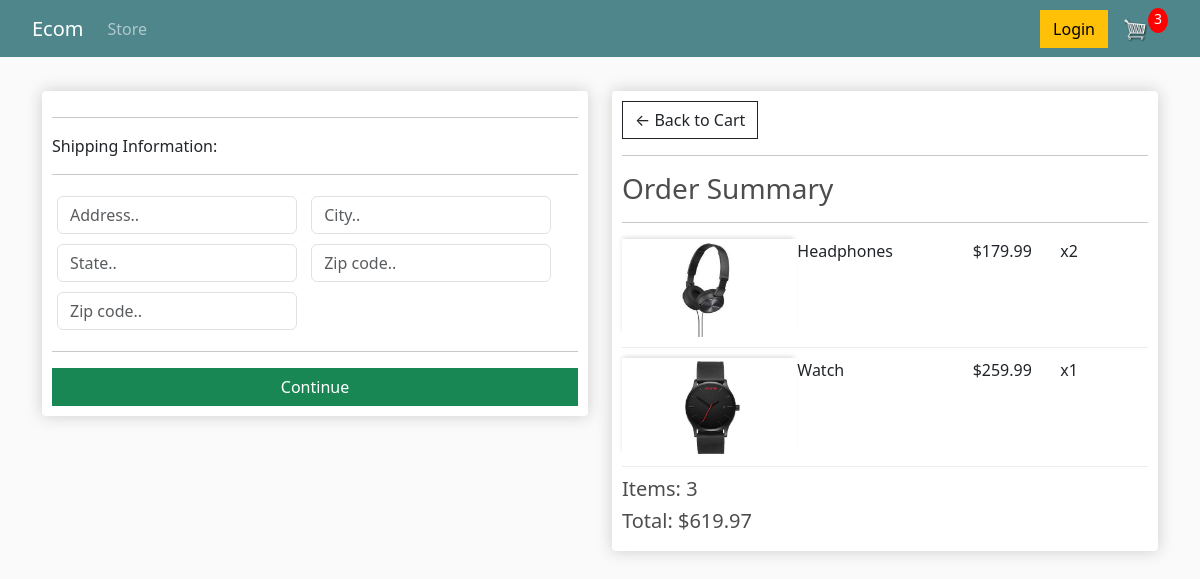
Before: /checkout (signed in) with the older database file.
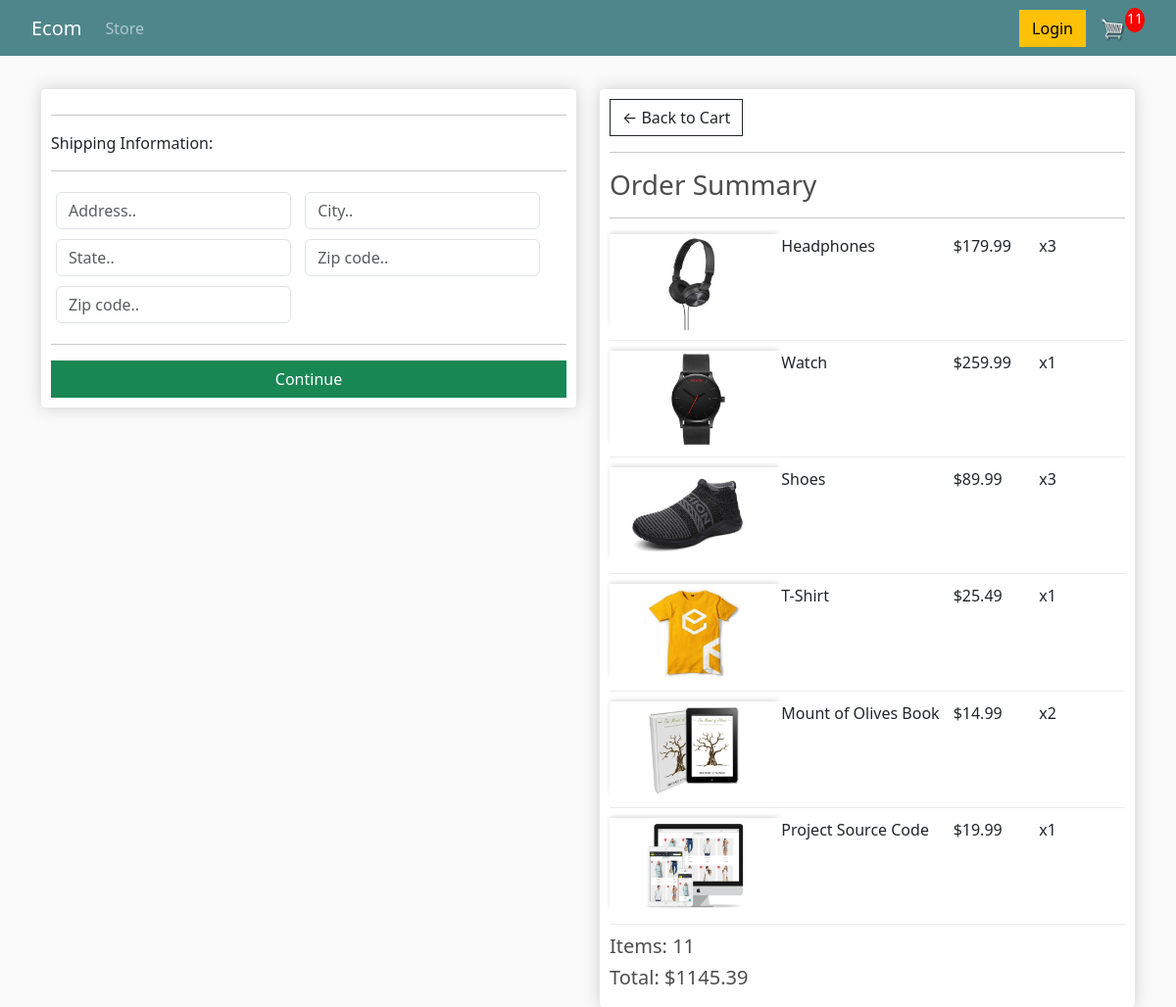
After: the same page with the newer database file.
### store/models.py (models this page shows, shortened)
class OrderItem(models.Model):
    product = models.ForeignKey(Product, on_delete=models.SET_NULL, null=True)
    order = models.ForeignKey(Order, on_delete=models.SET_NULL, null=True)
    quantity = models.IntegerField(default=0, null=True, blank=True)
    date_added = models.DateTimeField(auto_now_add=True)
    @property
    def get_total(self):
        total = self.product.price * self.quantity  # type: ignore
        return total

class Product(models.Model):
    name = models.CharField(max_length=200, null=True)
    price = models.DecimalField(max_digits=7, decimal_places=2)
    digital = models.BooleanField(default=False, null=True, blank=False)
    image = models.ImageField(null=True, blank=True)

class Order(models.Model):
    customer = models.ForeignKey(
        Customer, on_delete=models.SET_NULL, null=True, blank=True)
    date_ordered = models.DateTimeField(auto_now_add=True)
    complete = models.BooleanField(default=False)
    transaction_id = models.CharField(max_length=100, null=True)
    @property
    def shipping(self):
        shipping = False
        orderitems = self.orderitem_set.all()  # type: ignore
        for i in orderitems:
            if i.product.digital == False:
                shipping = True
        return shipping
    @property
    def get_cart_total(self):
        orderitems = self.orderitem_set.all()  # type: ignore
        total = sum([item.get_total for item in orderitems])
        return total
    @property
    def get_cart_items(self):
        orderitems = self.orderitem_set.all()  # type: ignore
        total = sum([item.quantity for item in orderitems])
        return total

### store/views.py (the view)
# urls.py: path("checkout", views.checkout, name="checkout"),
def checkout(request):
    data = cartData(request)
    cartItems = data["cartItems"]
    order = data["order"]
    items = data["items"]
    context = {
        "items": items,
        "order": order,
        "cartItems": cartItems
    }
    return render(request, "store/checkout.html", context)

### store/utils.py (called while the page is built)
def cartData(request):
    if request.user.is_authenticated:
        customer = request.user.customer
        order, created = Order.objects.get_or_create(
            customer=customer, complete=False)
        items = order.orderitem_set.all()  # type: ignore
        cartItems = order.get_cart_items
    else:
        cookieData = cookieCart(request)
        cartItems = cookieData["cartItems"]
        order = cookieData["order"]
        items = cookieData["items"]
    return {
        "cartItems": cartItems,
        "order": order,
        "items": items
    }

### store/templates/store/checkout.html (shortened to what this page needs)
{% extends "store/main.html" %}
{% load static %}
{% block content %}
    <div class="row">
        <div class="col-lg-6">
            <div class="box-element" id="form-wrapper">
                <form id="form">
                    <div id="shipping-info">
                        <hr>
						<p>Shipping Information:</p>
						<hr>
						<div class="form-field">
							<input class="form-control" type="text" name="address" placeholder="Address..">
						</div>
						<div class="form-field">
							<input class="form-control" type="text" name="city" placeholder="City..">
						</div>
						<div class="form-field">
							<input class="form-control" type="text" name="state" placeholder="State..">
						</div>
						<div class="form-field">
							<input class="form-control" type="text" name="zipcode" placeholder="Zip code..">
						</div>
						<div class="form-field">
							<input class="form-control" type="text" name="country" placeholder="Zip code..">
						</div>
                    </div>
                    <hr>
                    <input id="form-button" class="btn btn-success btn-block" type="submit" value="Continue">
                </form>
            </div>
            <br>
        </div>
        <div class="col-lg-6">
            <div class="box-element">
                <a  class="btn btn-outline-dark" href="{% url 'cart' %}">&#x2190; Back to Cart</a>
				<hr>
				<h3>Order Summary</h3>
				<hr>
				{% for item in items %}
				<div class="cart-row">
					<div style="flex:2">
						{% if item.product.image %}
                        <img class="thumbnail" src="{{item.product.image.url}}" alt="product">
                        {% else %}
                        <img class="thumbnail" src="{% static "images/placeholder.png" %}" alt="product">
                        {% endif %}
					</div>
					<div style="flex:2"><p>{{item.product.name}}</p></div>
					<div style="flex:1"><p>${{item.product.price|floatformat:2}}</p></div>
					<div style="flex:1"><p>x{{item.quantity}}</p></div>
				</div>
				{% endfor %}
				<h5>Items: {{order.get_cart_items}}</h5>
				<h5>Total: ${{order.get_cart_total|floatformat:2}}</h5>
            </div>
        </div>
    </div>
{% endblock content %}

Changed rows visible on the page:
changed OrderItem "Headphones": quantity "2" → "3"
added OrderItem: product.image (picture), product.name "Shoes", product.price "89.99", quantity "3"
added OrderItem: product.image (picture), product.name "T-Shirt", product.price "25.49", quantity "1"
added OrderItem: product.image (picture), product.name "Mount of Olives Book", product.price "14.99", quantity "2"
added OrderItem: product.image (picture), product.name "Project Source Code", product.price "19.99", quantity "1"
changed through a linked row, Order: get_cart_items "3" → "11"; get_cart_total "619.97" → "1145.39"
Other visible differences:
{{ cartItems }}: "3" → "11"
